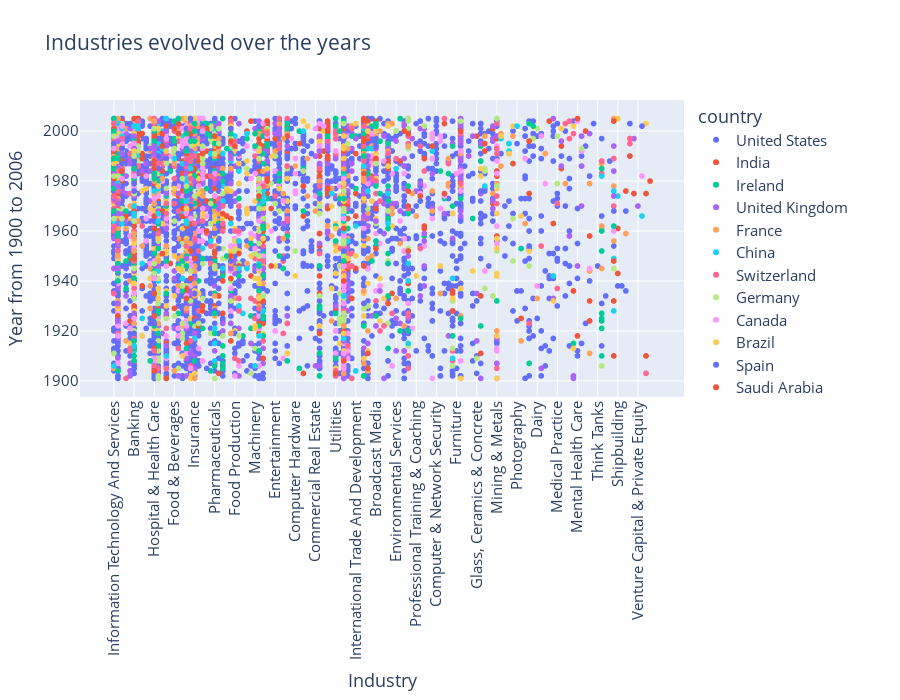

Notebook code cell kept with this figure:
### Markdown cell above
#### Following on I then proceeded to plot scattergraphs of how the industries evolved from the periods of 1900 to 2006 and from 2000 to 2020 as shown in the below two plots.

### Code cell
international_companies_sample = pd.read_csv('companies_mod.csv', index_col=0, nrows=10000)

df = international_companies_sample
filtered_data = df[(df['year_founded'] > 1900) & (df['year_founded'] < 2006)]

fig = px.scatter(filtered_data, x='industry', y='year_founded', color='country', 
                 title='Industries evolved over the years', 
                 labels={'industry': 'Industry', 'year_founded': 'Year from 1900 to 2006'},
                 hover_data={'country': True})

fig.update_layout(
    font=dict(size=15),
    xaxis_tickangle=-90,
    height=700
)
fig.show()
